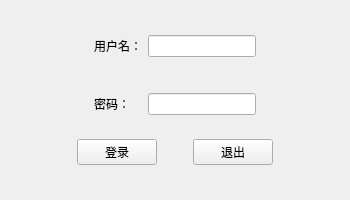
<?xml version="1.0" encoding="UTF-8"?>
<ui version="4.0">
 <class>MainWindow</class>
 <widget class="QMainWindow" name="MainWindow">
  <property name="geometry">
   <rect>
    <x>0</x>
    <y>0</y>
    <width>350</width>
    <height>200</height>
   </rect>
  </property>
  <property name="minimumSize">
   <size>
    <width>350</width>
    <height>200</height>
   </size>
  </property>
  <property name="maximumSize">
   <size>
    <width>350</width>
    <height>200</height>
   </size>
  </property>
  <property name="windowTitle">
   <string>登录窗口</string>
  </property>
  <widget class="QWidget" name="centralwidget">
   <layout class="QGridLayout" name="gridLayout_2">
    <item row="0" column="0">
     <layout class="QVBoxLayout" name="verticalLayout">
      <item>
       <widget class="QWidget" name="widget" native="true">
        <property name="sizePolicy">
         <sizepolicy hsizetype="Preferred" vsizetype="Fixed">
          <horstretch>0</horstretch>
          <verstretch>0</verstretch>
         </sizepolicy>
        </property>
        <layout class="QGridLayout" name="gridLayout">
         <item row="2" column="1">
          <widget class="QLabel" name="label_2">
           <property name="text">
            <string>密码：</string>
           </property>
          </widget>
         </item>
         <item row="2" column="2">
          <widget class="QLineEdit" name="lineEdit_2">
           <property name="echoMode">
            <enum>QLineEdit::Password</enum>
           </property>
          </widget>
         </item>
         <item row="2" column="0">
          <spacer name="horizontalSpacer_3">
           <property name="orientation">
            <enum>Qt::Horizontal</enum>
           </property>
           <property name="sizeHint" stdset="0">
            <size>
             <width>40</width>
             <height>20</height>
            </size>
           </property>
          </spacer>
         </item>
         <item row="0" column="1">
          <widget class="QLabel" name="label">
           <property name="text">
            <string>用户名：</string>
           </property>
          </widget>
         </item>
         <item row="0" column="2">
          <widget class="QLineEdit" name="lineEdit"/>
         </item>
         <item row="0" column="0">
          <spacer name="horizontalSpacer">
           <property name="orientation">
            <enum>Qt::Horizontal</enum>
           </property>
           <property name="sizeHint" stdset="0">
            <size>
             <width>40</width>
             <height>20</height>
            </size>
           </property>
          </spacer>
         </item>
         <item row="2" column="3">
          <spacer name="horizontalSpacer_4">
           <property name="orientation">
            <enum>Qt::Horizontal</enum>
           </property>
           <property name="sizeHint" stdset="0">
            <size>
             <width>40</width>
             <height>20</height>
            </size>
           </property>
          </spacer>
         </item>
         <item row="0" column="3">
          <spacer name="horizontalSpacer_2">
           <property name="orientation">
            <enum>Qt::Horizontal</enum>
           </property>
           <property name="sizeHint" stdset="0">
            <size>
             <width>40</width>
             <height>20</height>
            </size>
           </property>
          </spacer>
         </item>
         <item row="1" column="1">
          <spacer name="verticalSpacer">
           <property name="orientation">
            <enum>Qt::Vertical</enum>
           </property>
           <property name="sizeHint" stdset="0">
            <size>
             <width>20</width>
             <height>30</height>
            </size>
           </property>
          </spacer>
         </item>
        </layout>
       </widget>
      </item>
      <item>
       <widget class="QWidget" name="widget_2" native="true">
        <property name="sizePolicy">
         <sizepolicy hsizetype="Preferred" vsizetype="Fixed">
          <horstretch>0</horstretch>
          <verstretch>0</verstretch>
         </sizepolicy>
        </property>
        <layout class="QHBoxLayout" name="horizontalLayout">
         <item>
          <spacer name="horizontalSpacer_5">
           <property name="orientation">
            <enum>Qt::Horizontal</enum>
           </property>
           <property name="sizeHint" stdset="0">
            <size>
             <width>40</width>
             <height>20</height>
            </size>
           </property>
          </spacer>
         </item>
         <item>
          <widget class="QPushButton" name="pushButton">
           <property name="text">
            <string>登录</string>
           </property>
          </widget>
         </item>
         <item>
          <spacer name="horizontalSpacer_7">
           <property name="orientation">
            <enum>Qt::Horizontal</enum>
           </property>
           <property name="sizeType">
            <enum>QSizePolicy::Fixed</enum>
           </property>
           <property name="sizeHint" stdset="0">
            <size>
             <width>30</width>
             <height>20</height>
            </size>
           </property>
          </spacer>
         </item>
         <item>
          <widget class="QPushButton" name="pushButton_2">
           <property name="text">
            <string>退出</string>
           </property>
          </widget>
         </item>
         <item>
          <spacer name="horizontalSpacer_6">
           <property name="orientation">
            <enum>Qt::Horizontal</enum>
           </property>
           <property name="sizeHint" stdset="0">
            <size>
             <width>40</width>
             <height>20</height>
            </size>
           </property>
          </spacer>
         </item>
        </layout>
       </widget>
      </item>
     </layout>
    </item>
   </layout>
  </widget>
 </widget>
 <resources/>
 <connections/>
</ui>
